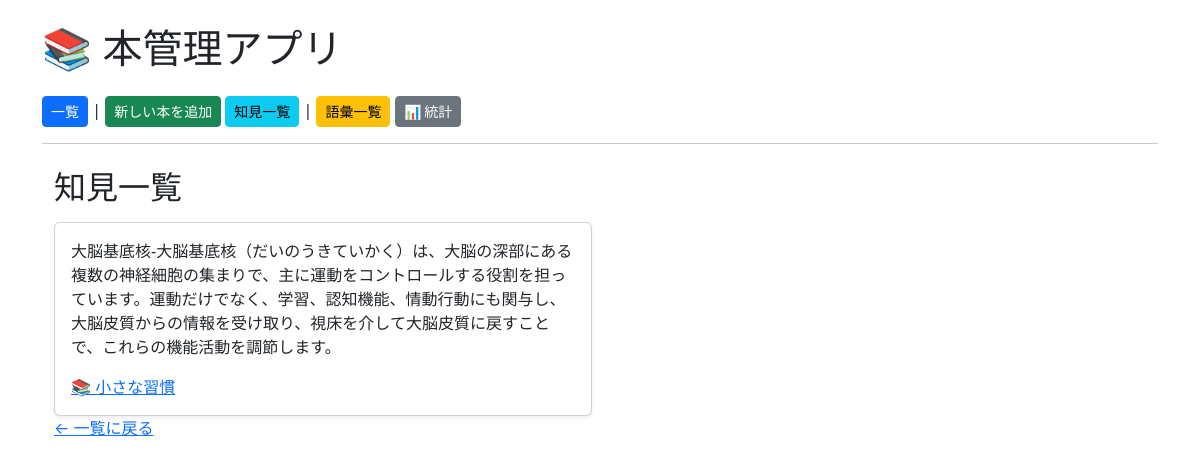
Screenshot of /insights with the database file from the repository.
### app.py (models this page shows)
class Insight(db.Model):
    id = db.Column(db.Integer,primary_key=True)
    book_id = db.Column(db.Integer,db.ForeignKey("book.id"),nullable=False)
    content = db.Column(db.Text, nullable=False)
    book = db.relationship("Book", backref="insights")

class Book(db.Model):
    id = db.Column(db.Integer, primary_key=True)
    title = db.Column(db.String(200), nullable=False)
    author = db.Column(db.String(200), nullable=False)
    summary = db.Column(db.Text,nullable=True)
    review = db.Column(db.Text, nullable=True)
    read_date = db.Column(db.Date, default=datetime.utcnow)
    price = db.Column(db.Integer,nullable=True)
    publisher = db.Column(db.String(100),nullable=True)
    source = db.Column(db.String(100),nullable=True)
    rating = db.Column(db.Integer,nullable=True)
    genre = db.Column(db.String(50),nullable=True)
    knowledge = db.Column(db.Text,nullable=True)
    vocabulary = db.Column(db.Text,nullable=True)

### app.py (the view)
@app.route("/insights")
def insights():
    insights = Insight.query.all()
    return render_template("insights.html", insights=insights)

### templates/insights.html
{% extends "base.html" %}
{% block content %}
<div class="container mt-4">
    <h2 h2 class="mb-3">知見一覧</h2>
    {% if insights %}
        <div class="row row-cols-1 row-cols-md-2 g-3">
            {% for insight in insights %}
            <div class="col">
                <div class="card h-100 shadow-sm">
                    <div class="card-body">
                        <p class="card-text">{{ insight.content }}</p>
                        <a href="{{ url_for('detail', book_id=insight.book.id) }}" class="card-link">
                            📚 {{ insight.book.title }}
                        </a>
                    </div>
                </div>
            </div>
            {% endfor %}
        </div>
    {% else %}
        <div class="alert alert-info">知見はまだありません</div>
    {% endif %}
    <a href="{{ url_for('index') }}">← 一覧に戻る</a>
</div>
{% endblock %}

### rows the page displays
Insight: content "大脳基底核-大脳基底核（だいのうきていかく）は、大脳の深部にある複数の神経細胞の集まりで、主に運動をコントロールする役割を担っています。運動だけでなく、学習、認知機能、情動行動にも関与し、大脳皮質からの情報を受け取り、視床を介して大脳皮質に戻すことで、これらの機能活動を調節します。", book "小さな習慣"
